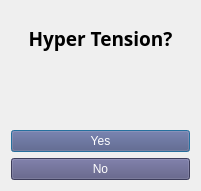
   <widget class="QWidget" name="gridLayoutWidget_9">
    <property name="geometry">
     <rect>
      <x>730</x>
      <y>310</y>
      <width>201</width>
      <height>191</height>
     </rect>
    </property>
    <layout class="QGridLayout" name="gridLayout_10">
     <item row="1" column="0">
      <widget class="QLabel" name="label_27">
       <property name="font">
        <font>
         <family>Century Gothic</family>
         <pointsize>14</pointsize>
         <weight>75</weight>
         <bold>true</bold>
        </font>
       </property>
       <property name="text">
        <string>Hyper Tension?</string>
       </property>
       <property name="alignment">
        <set>Qt::AlignCenter</set>
       </property>
      </widget>
     </item>
     <item row="4" column="0">
      <widget class="QPushButton" name="no_button_7">
       <property name="enabled">
        <bool>true</bool>
       </property>
       <property name="autoFillBackground">
        <bool>false</bool>
       </property>
       <property name="styleSheet">
        <string notr="true">font: 12pt &quot;Broadway&quot;;
color: rgb(255, 255, 255);
background-color: rgb(85, 85, 127);</string>
       </property>
       <property name="text">
        <string>No</string>
       </property>
      </widget>
     </item>
     <item row="3" column="0">
      <widget class="QPushButton" name="yes_button_7">
       <property name="enabled">
        <bool>true</bool>
       </property>
       <property name="autoFillBackground">
        <bool>false</bool>
       </property>
       <property name="styleSheet">
        <string notr="true">font: 12pt &quot;Broadway&quot;;
color: rgb(255, 255, 255);
background-color: rgb(85, 85, 127);</string>
       </property>
       <property name="text">
        <string>Yes</string>
       </property>
       <property name="checkable">
        <bool>true</bool>
       </property>
       <property name="autoExclusive">
        <bool>false</bool>
       </property>
       <property name="autoDefault">
        <bool>true</bool>
       </property>
       <property name="default">
        <bool>true</bool>
       </property>
       <property name="flat">
        <bool>false</bool>
       </property>
      </widget>
     </item>
     <item row="2" column="0">
      <widget class="QLabel" name="label_8">
       <property name="text">
        <string/>
       </property>
       <property name="pixmap">
        <pixmap resource="resource.qrc">:/newPrefix/9.jpg</pixmap>
       </property>
       <property name="scaledContents">
        <bool>true</bool>
       </property>
       <property name="alignment">
        <set>Qt::AlignCenter</set>
       </property>
      </widget>
     </item>
    </layout>
   </widget>
